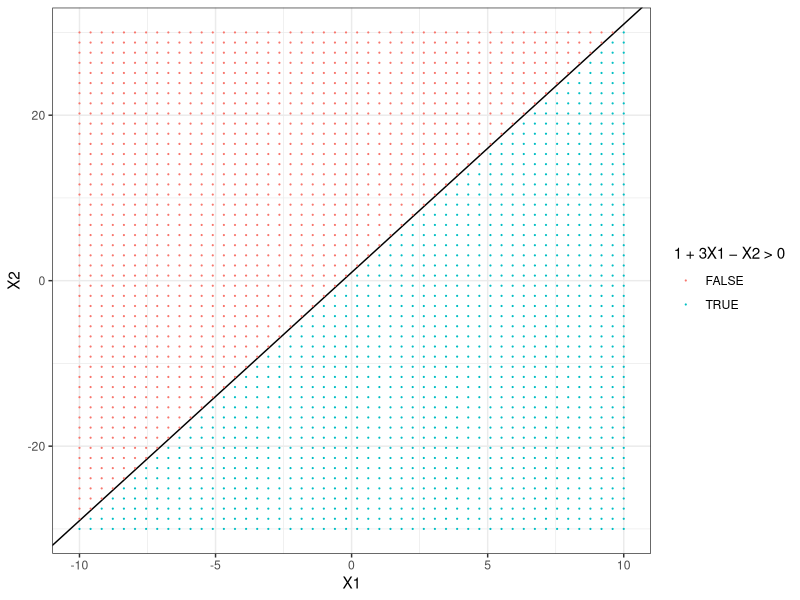
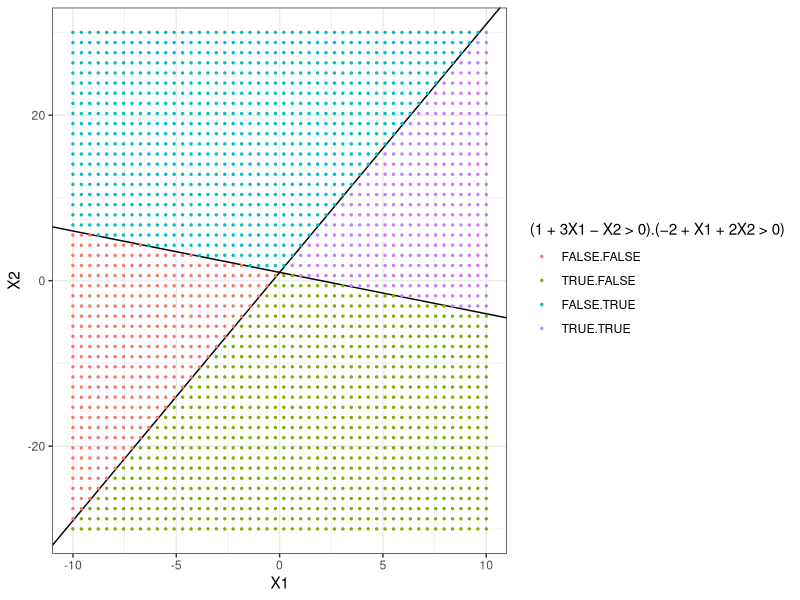

Recreate these plots in R, in order.
library(ggplot2)
xlim <- c(-10, 10)
ylim <- c(-30, 30)
points <- expand.grid(
  X1 = seq(xlim[1], xlim[2], length.out = 50), 
  X2 = seq(ylim[1], ylim[2], length.out = 50)
)
p <- ggplot(points, aes(x = X1, y = X2)) + 
  geom_abline(intercept = 1, slope = 3) +  # X2 = 1 + 3X1 
  theme_bw()
p + geom_point(aes(color = 1 + 3*X1 - X2 > 0), size = 0.1) + 
  scale_color_discrete(name = "1 + 3X1 − X2 > 0")

p + geom_abline(intercept = 1, slope = -1/2) +  # X2 = 1 - X1/2
  geom_point(
    aes(color = interaction(1 + 3*X1 - X2 > 0, -2 + X1 + 2*X2 > 0)), 
    size = 0.5
  ) + 
  scale_color_discrete(name = "(1 + 3X1 − X2 > 0).(−2 + X1 + 2X2 > 0)")
